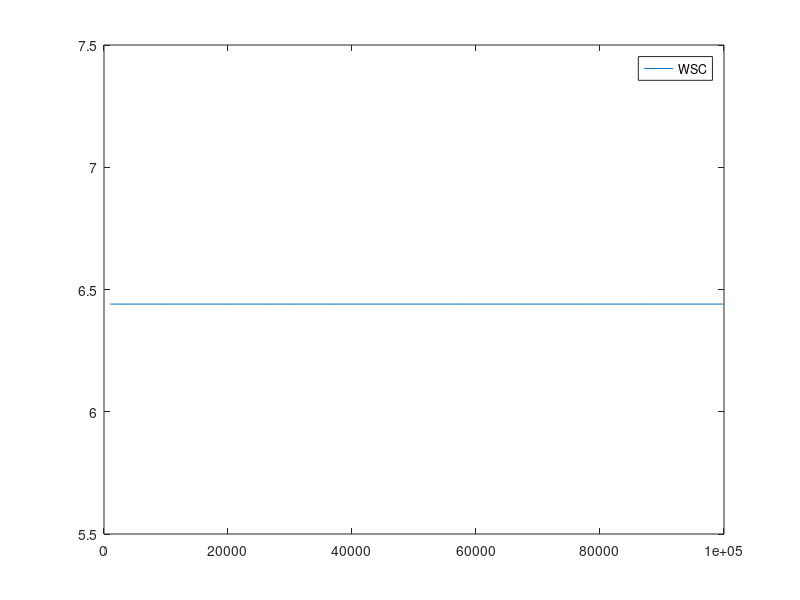
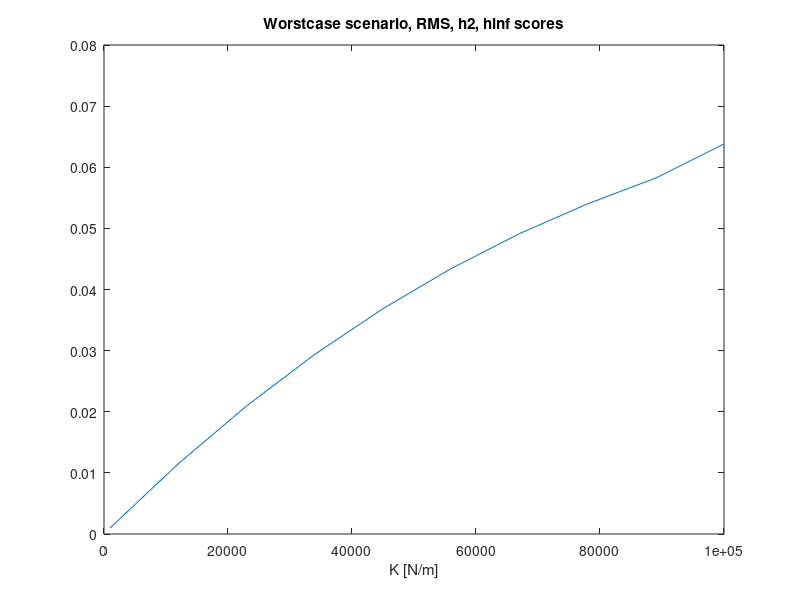

Here is the MATLAB script that generated these plots, in order:
clear all
clc
%Constants
m=1.2*9088;    %Mass+added mass 
km=4280;       %Mooring cable '
d=100;          %Damping force, Litt usikker på hva en god verdi vil være for den
x01=0;         %Starting pos of mod1
x02=13;        %Starting pos of mod1
x03=26;        %Starting pos of mod1
x04=39;        %Starting pos of mod1
x05=52;
F_a=1;         %Force amplitude
g=9.81;
w=0.2*pi;
k=w^2/g;
T0=10;
w0=2*pi/T0;
zeta=0.01;
d=m*2*zeta*w0;



%Setting up StateSpace model:
function [A, B, C]=createss(m, km, s, d, k, x01, x02, x03,x04, x05, F_a)
    A=1/m*[0      1  0       0 0       0 0 0 0 0;...
          -km-s -d  s      0 0       0 0 0 0 0;... 
           0      0  0       1 0       0 0 0 0 0;... 
           s     0 -s-s  -d s      0 0 0 0 0;... 
           0      0  0       0 0       1 0 0 0 0 ;... 
           0 0 s 0 -s-s -d s 0 0 0;...
           0 0 0 0 0 0 0 1 0 0;...
           0 0 0 0 s 0 -s-s -d s 0;...
           0 0 0 0 0 0 0 0 0 1;...
           0 0 0 0 0 0 s 0 -s-km -d]; %Connected A

    B=1/m*F_a*[0           0;...
               cos(k*x01) -sin(k*x01);...
               0           0;...
               cos(k*x02) -sin(k*x02);...
               0           0;...
               cos(k*x03) -sin(k*x03);...
               0           0;...
               cos(k*x04) -sin(k*x04);...
               0           0;...
               cos(k*x05) -sin(k*x05);];

    C=[-1*s  0  1*s  0 0    0 0 0 0 0;...
        0     0 -1*s  0 1*s 0 0 0 0 0;...
        0 0 0 0 -s 0 s 0 0 0;...
        0 0 0 0 0 0 -s 0 s 0]; %Looking at the force in the connectors.

    %C=[-1*k2  0  1*k2  0 0    0;...
    %    0     0 -1*k3  0 1*k3 0];

    %C=[-1  0  1  0 0    0;...
    %    0  0 -1  0 1 0];
    % C=[1 0 0 0 0 0 0 0 0 0;...
    %     0 0 1 0 0 0 0 0 0 0;...
    %     0 0 0 0 1 0 0 0 0 0;...
    %     0 0 0 0 0 0 1 0 0 0;...
    %     0 0 0 0 0 0 0 0 1 0];
end
% function [h2_norm1]=CalculateH2Norm(sys1, w)
%     K=1;
%     q=1*w;
%     Q=tf(K, [1 w/q w^2]); %Bandpassfilter around the frequency 
%     weigthedsys_1=series(Q, sys1);
%     h2_norm1=norm(weigthedsys_1, 2);
% 
% end
% w=0.2*pi;
% n=1000;
% stiffnesses=linspace(100, 1000000, n);
% h2values=zeros(n);
% h2valuesbandpass=zeros(n);
% for i=1:length(stiffnesses)
%     [A,B, C]=createss(m, km, stiffnesses(i), d, k, x01, x02, x03,x04, x05, F_a);
%     systemp=ss(A,B,C,0);
%     h2temp=norm(systemp, 2);
%     h2values(i)=h2temp;
%     h2valuesbandpass(i)=CalculateH2Norm(systemp, w);
% end

% figure(1)
% plot(stiffnesses, h2values)
% title('H2 norm white noise')
% xlabel('Stiffness')
% ylabel('H2 norm')
% figure(2)
% plot(stiffnesses, h2valuesbandpass)
% title('H2 norm bandpass')
% xlabel('Stiffness')
% ylabel('H2 norm')
%%
% Wave period:
T_w=linspace(1,15, 15);
stiffnesses=linspace(1000, 100000, 10);
t=linspace(0,31, 62);


%For hver stivhet: Gå gjennom alle bølgelengdene, regn ut 

function [z,h2,hi]=getzvalue(T, s,m, km, d, x01, x02, x03,x04, x05, t,g)
    w=2*pi/T;%Get wavefrequency
    l=g*T^2/(2*pi); %Wavelength
    h=l/60; %Waveheight
    a_w=h/2; %wave amplitude
    k=w^2/g; %Wave number
    %Create State space system
    [A, B, C]=createss(m, km, s, d, k, x01, x02, x03,x04, x05, a_w);
    F=[sin(w*t); cos(w*t)];
    sys1=ss(A, B, C, 0);
    y=lsim(sys1, F, t);
    z1=sqrt(y(:,1).^2)+sqrt(y(:,2).^2)+sqrt(y(:,3).^2)+sqrt(y(:,4).^2);
    z=max(z1)/a_w;
    h2=norm(sys1, 2);
    hi=norm(sys1, inf);
    disp(h2)
end

function [h_inf, rms1, h2max, hinfMatlabmax]=FindH2andHinfperK(T_w,s,m, km, d, x01, x02, x03,x04, x05, t,g)
    temp=zeros(length(T_w),1);
    h2=zeros(length(T_w),1);
    hinfMatlab=zeros(length(T_w),1);
    for i=1:length(T_w)
        [z_i,h2(i),hinfMatlab(i)]=getzvalue(T_w(i), s,m, km, d, x01, x02, x03,x04, x05, t,g);
        temp(i)=z_i;
    end
    disp(2)
    h_inf=max(temp);
    rms1=rms(temp);
    h2max=max(h2);
    hinfMatlabmax=max(hinfMatlab);
end


function [rms1, H_inf, h2Matlab, H_infMatlab]=findValforallK(T_w,stiffnesses,m, km, d, x01, x02, x03,x04, x05, t,g)
    rms1temp=zeros(length(stiffnesses),1);
    H_inftemp=zeros(length(stiffnesses),1);
    h2Matlab=zeros(length(stiffnesses),1);
    H_infMatlab=zeros(length(stiffnesses),1);
    for i=1:length(stiffnesses)
        disp('here')
        disp(FindH2andHinfperK(T_w,stiffnesses(i),m, km, d, x01, x02, x03,x04, x05, t,g))
        [H_inftemp(i),rms1temp(i), h2Matlab(i), H_infMatlab(i)]=FindH2andHinfperK(T_w,stiffnesses(i),m, km, d, x01, x02, x03,x04, x05, t,g);    
        disp('ok')
    end
    disp(1);
    rms1=rms1temp;
    H_inf=H_inftemp;
end
[rms1, H_inf, h2Matlab, HinfMatlab]=findValforallK(T_w,stiffnesses,m, km, d, x01, x02, x03,x04, x05, t,g);
figure(1)
plot(stiffnesses,H_inf);
title('Worstcase scenario, RMS, h2, hinf scores')
xlabel('K [N/m]');
figure(2)
plot(stiffnesses,H_inf);
title('Worstcase scenario, RMS, h2, hinf scores')
xlabel('K [N/m]');
figure(1)
plot(stiffnesses,H_inf);
title('Worstcase scenario, RMS, h2, hinf scores')
xlabel('K [N/m]');
figure(1)
plot(stiffnesses,H_inf);
title('Worstcase scenario, RMS, h2, hinf scores')
xlabel('K [N/m]');
plot(stiffnesses, rms1);

plot(stiffnesses, h2Matlab);
plot(stiffnesses, HinfMatlab);

legend('WSC', 'RMS', 'h2', 'hinf');

